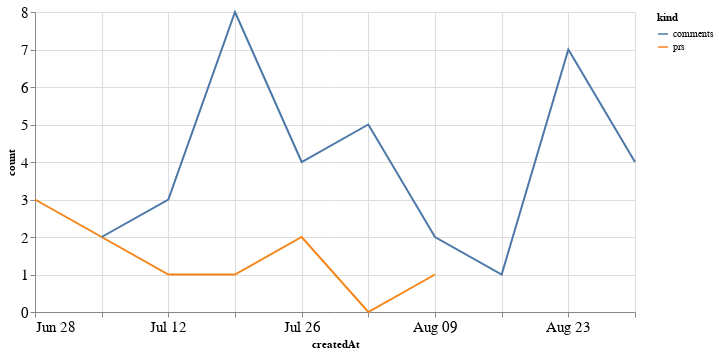

Here is the notebook cell this chart was saved with:
### Code cell
alt.Chart(total_time, width=600).mark_line().encode(
    x='createdAt',
    y='count',
    color='kind'
)

### Figure 1 — Vega-Lite specification as saved in the notebook (floating-point values rounded to 4 significant figures)
{"config": {"axisLeft": {"labelFontSize": 15}, "axisBottom": {"labelFontSize": 15}}, "data": {"name": "data-a66c0572eb1a393e148adb0bbf98c9b7"}, "mark": "line", "encoding": {"color": {"type": "nominal", "field": "kind"}, "x": {"type": "temporal", "field": "createdAt"}, "y": {"type": "quantitative", "field": "count"}}, "width": 600, "$schema": "https://vega.github.io/schema/vega-lite/v4.8.1.json", "datasets": {"data-a66c0572eb1a393e148adb0bbf98c9b7": [{"createdAt": "2020-06-28T00:00:00", "kind": "prs", "count": 3.0}, {"createdAt": "2020-07-05T00:00:00", "kind": "prs", "count": 2.0}, {"createdAt": "2020-07-12T00:00:00", "kind": "prs", "count": 1.0}, {"createdAt": "2020-07-19T00:00:00", "kind": "prs", "count": 1.0}, {"createdAt": "2020-07-26T00:00:00", "kind": "prs", "count": 2.0}, {"createdAt": "2020-08-02T00:00:00", "kind": "prs", "count": 0.0}, {"createdAt": "2020-08-09T00:00:00", "kind": "prs", "count": 1.0}, {"createdAt": "2020-08-16T00:00:00", "kind": "prs", "count": null}, {"createdAt": "2020-08-23T00:00:00", "kind": "prs", "count": null}, {"createdAt": "2020-08-30T00:00:00", "kind": "prs", "count": null}, {"createdAt": "2020-06-28T00:00:00", "kind": "comments", "count": null}, {"createdAt": "2020-07-05T00:00:00", "kind": "comments", "count": 2.0}, {"createdAt": "2020-07-12T00:00:00", "kind": "comments", "count": 3.0}, {"createdAt": "2020-07-19T00:00:00", "kind": "comments", "count": 8.0}, {"createdAt": "2020-07-26T00:00:00", "kind": "comments", "count": 4.0}, {"createdAt": "2020-08-02T00:00:00", "kind": "comments", "count": 5.0}, {"createdAt": "2020-08-09T00:00:00", "kind": "comments", "count": 2.0}, {"createdAt": "2020-08-16T00:00:00", "kind": "comments", "count": 1.0}, {"createdAt": "2020-08-23T00:00:00", "kind": "comments", "count": 7.0}, {"createdAt": "2020-08-30T00:00:00", "kind": "comments", "count": 4.0}]}}
